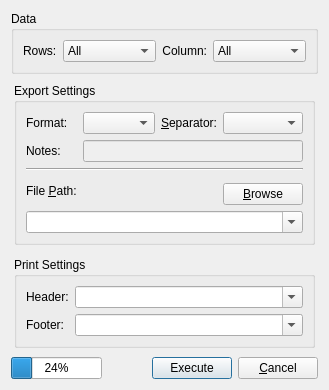
<?xml version="1.0" encoding="UTF-8"?>
<ui version="4.0">
 <author>He Hui</author>
 <class>DataOutputDialogUI</class>
 <widget class="QDialog" name="DataOutputDialogUI">
  <property name="geometry">
   <rect>
    <x>0</x>
    <y>0</y>
    <width>415</width>
    <height>370</height>
   </rect>
  </property>
  <property name="windowTitle">
   <string>Export Settings</string>
  </property>
  <layout class="QVBoxLayout" name="verticalLayout">
   <property name="sizeConstraint">
    <enum>QLayout::SetFixedSize</enum>
   </property>
   <item>
    <widget class="QGroupBox" name="dataGroupBox">
     <property name="title">
      <string>Data</string>
     </property>
     <layout class="QGridLayout" name="gridLayout_3">
      <item row="0" column="0">
       <widget class="QLabel" name="rowsLabel">
        <property name="text">
         <string>Rows:</string>
        </property>
       </widget>
      </item>
      <item row="0" column="1">
       <widget class="QComboBox" name="rowscomboBox">
        <property name="sizePolicy">
         <sizepolicy hsizetype="Expanding" vsizetype="Fixed">
          <horstretch>0</horstretch>
          <verstretch>0</verstretch>
         </sizepolicy>
        </property>
        <item>
         <property name="text">
          <string>All</string>
         </property>
        </item>
        <item>
         <property name="text">
          <string>Selected</string>
         </property>
        </item>
       </widget>
      </item>
      <item row="0" column="2">
       <widget class="QLabel" name="columnLabel">
        <property name="text">
         <string>Column:</string>
        </property>
        <property name="alignment">
         <set>Qt::AlignRight|Qt::AlignTrailing|Qt::AlignVCenter</set>
        </property>
       </widget>
      </item>
      <item row="0" column="3">
       <widget class="QComboBox" name="columnComboBox">
        <property name="sizePolicy">
         <sizepolicy hsizetype="Expanding" vsizetype="Fixed">
          <horstretch>0</horstretch>
          <verstretch>0</verstretch>
         </sizepolicy>
        </property>
        <item>
         <property name="text">
          <string>All</string>
         </property>
        </item>
       </widget>
      </item>
     </layout>
    </widget>
   </item>
   <item>
    <widget class="QFrame" name="exportDataSettingsFrame">
     <property name="frameShape">
      <enum>QFrame::NoFrame</enum>
     </property>
     <property name="frameShadow">
      <enum>QFrame::Plain</enum>
     </property>
     <layout class="QGridLayout" name="gridLayout_2">
      <property name="margin">
       <number>3</number>
      </property>
      <item row="0" column="0">
       <widget class="QGroupBox" name="exportSettingsGB">
        <property name="title">
         <string>Export Settings</string>
        </property>
        <property name="checkable">
         <bool>false</bool>
        </property>
        <property name="checked">
         <bool>false</bool>
        </property>
        <layout class="QGridLayout" name="gridLayout">
         <item row="1" column="0">
          <widget class="QLabel" name="formatLabel">
           <property name="text">
            <string>Format:</string>
           </property>
          </widget>
         </item>
         <item row="1" column="1">
          <widget class="QComboBox" name="formatComboBox">
           <property name="sizePolicy">
            <sizepolicy hsizetype="Expanding" vsizetype="Fixed">
             <horstretch>0</horstretch>
             <verstretch>0</verstretch>
            </sizepolicy>
           </property>
          </widget>
         </item>
         <item row="1" column="2">
          <widget class="QLabel" name="separatorLabel">
           <property name="text">
            <string>&amp;Separator:</string>
           </property>
           <property name="buddy">
            <cstring>separatorComboBox</cstring>
           </property>
          </widget>
         </item>
         <item row="1" column="3">
          <widget class="QComboBox" name="separatorComboBox">
           <property name="sizePolicy">
            <sizepolicy hsizetype="Expanding" vsizetype="Fixed">
             <horstretch>0</horstretch>
             <verstretch>0</verstretch>
            </sizepolicy>
           </property>
          </widget>
         </item>
         <item row="2" column="0">
          <widget class="QLabel" name="notesLabel">
           <property name="text">
            <string>Notes:</string>
           </property>
           <property name="buddy">
            <cstring>notesLineEdit</cstring>
           </property>
          </widget>
         </item>
         <item row="2" column="1" colspan="3">
          <widget class="QLineEdit" name="notesLineEdit">
           <property name="enabled">
            <bool>false</bool>
           </property>
          </widget>
         </item>
         <item row="3" column="0" colspan="4">
          <widget class="Line" name="line">
           <property name="orientation">
            <enum>Qt::Horizontal</enum>
           </property>
          </widget>
         </item>
         <item row="4" column="0" rowspan="2">
          <widget class="QLabel" name="filePathLabel">
           <property name="text">
            <string>File &amp;Path:</string>
           </property>
           <property name="buddy">
            <cstring>filePathComboBox</cstring>
           </property>
          </widget>
         </item>
         <item row="4" column="1" rowspan="2" colspan="2">
          <spacer name="filePathSpacer">
           <property name="orientation">
            <enum>Qt::Horizontal</enum>
           </property>
           <property name="sizeHint" stdset="0">
            <size>
             <width>40</width>
             <height>20</height>
            </size>
           </property>
          </spacer>
         </item>
         <item row="5" column="3">
          <widget class="QPushButton" name="browseButton">
           <property name="text">
            <string>&amp;Browse</string>
           </property>
          </widget>
         </item>
         <item row="6" column="0" colspan="4">
          <widget class="QComboBox" name="filePathComboBox">
           <property name="sizePolicy">
            <sizepolicy hsizetype="Expanding" vsizetype="Fixed">
             <horstretch>0</horstretch>
             <verstretch>0</verstretch>
            </sizepolicy>
           </property>
           <property name="editable">
            <bool>true</bool>
           </property>
          </widget>
         </item>
        </layout>
       </widget>
      </item>
     </layout>
    </widget>
   </item>
   <item>
    <widget class="QFrame" name="printDataSettingsFrame">
     <property name="frameShape">
      <enum>QFrame::NoFrame</enum>
     </property>
     <property name="frameShadow">
      <enum>QFrame::Plain</enum>
     </property>
     <layout class="QGridLayout" name="gridLayout_4">
      <property name="margin">
       <number>3</number>
      </property>
      <item row="0" column="0">
       <widget class="QGroupBox" name="printSettingsGB">
        <property name="title">
         <string>Print Settings</string>
        </property>
        <property name="checkable">
         <bool>false</bool>
        </property>
        <property name="checked">
         <bool>false</bool>
        </property>
        <layout class="QGridLayout" name="gridLayout_5">
         <item row="1" column="0">
          <widget class="QLabel" name="headerLabel">
           <property name="text">
            <string>Header:</string>
           </property>
          </widget>
         </item>
         <item row="1" column="1">
          <widget class="QComboBox" name="headerComboBox">
           <property name="sizePolicy">
            <sizepolicy hsizetype="Expanding" vsizetype="Fixed">
             <horstretch>0</horstretch>
             <verstretch>0</verstretch>
            </sizepolicy>
           </property>
           <property name="editable">
            <bool>true</bool>
           </property>
          </widget>
         </item>
         <item row="2" column="0">
          <widget class="QLabel" name="footerLabel">
           <property name="text">
            <string>Footer:</string>
           </property>
           <property name="buddy">
            <cstring>separatorComboBox</cstring>
           </property>
          </widget>
         </item>
         <item row="2" column="1">
          <widget class="QComboBox" name="footerComboBox">
           <property name="sizePolicy">
            <sizepolicy hsizetype="Expanding" vsizetype="Fixed">
             <horstretch>0</horstretch>
             <verstretch>0</verstretch>
            </sizepolicy>
           </property>
           <property name="editable">
            <bool>true</bool>
           </property>
          </widget>
         </item>
        </layout>
       </widget>
      </item>
     </layout>
    </widget>
   </item>
   <item>
    <layout class="QHBoxLayout" name="bottomHBoxLayout">
     <property name="spacing">
      <number>6</number>
     </property>
     <property name="margin">
      <number>0</number>
     </property>
     <item>
      <widget class="QProgressBar" name="progressBar">
       <property name="value">
        <number>24</number>
       </property>
      </widget>
     </item>
     <item>
      <spacer name="horizontalSpacer">
       <property name="orientation">
        <enum>Qt::Horizontal</enum>
       </property>
       <property name="sizeHint" stdset="0">
        <size>
         <width>40</width>
         <height>20</height>
        </size>
       </property>
      </spacer>
     </item>
     <item>
      <widget class="QPushButton" name="executeButton">
       <property name="text">
        <string>Execute</string>
       </property>
       <property name="default">
        <bool>true</bool>
       </property>
      </widget>
     </item>
     <item>
      <widget class="QPushButton" name="cancelButton">
       <property name="text">
        <string>&amp;Cancel</string>
       </property>
      </widget>
     </item>
    </layout>
   </item>
  </layout>
  <zorder>exportDataSettingsFrame</zorder>
  <zorder>printDataSettingsFrame</zorder>
  <zorder>dataGroupBox</zorder>
 </widget>
 <tabstops>
  <tabstop>separatorComboBox</tabstop>
  <tabstop>formatComboBox</tabstop>
  <tabstop>browseButton</tabstop>
  <tabstop>filePathComboBox</tabstop>
  <tabstop>executeButton</tabstop>
  <tabstop>cancelButton</tabstop>
 </tabstops>
 <resources/>
 <connections/>
</ui>
